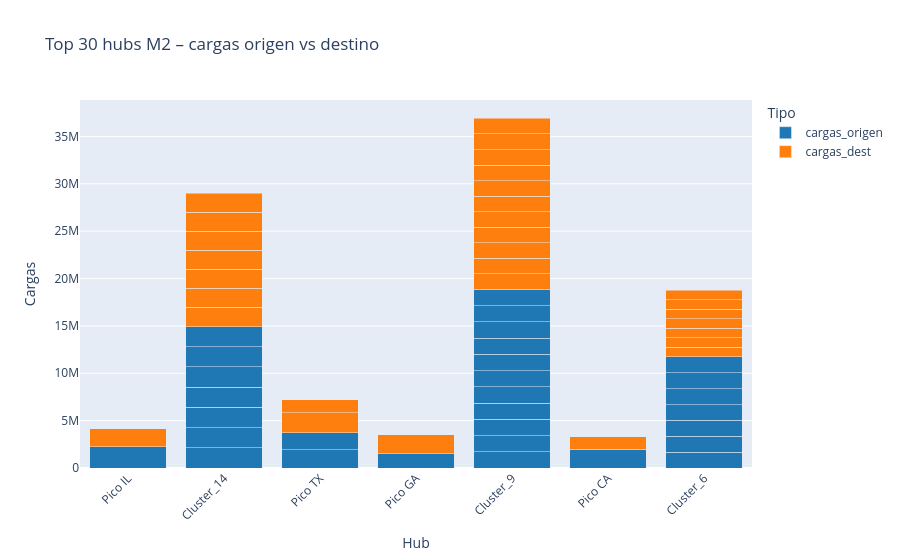

This figure's notebook cell:
### Code cell
top30 = hub_stats.sort_values('total_cargas', ascending=False).head(30)
fig = px.bar(
    top30, x='hub_name', y=['cargas_origen', 'cargas_dest'],
    color_discrete_map={'cargas_origen': '#1f77b4', 'cargas_dest': '#ff7f0e'},
    title='Top 30 hubs M2 – cargas origen vs destino',
    labels={'value': 'Cargas', 'variable': 'Tipo', 'hub_name': 'Hub'},
    barmode='stack'
)
fig.update_layout(xaxis_tickangle=-45)
fig.show()

### Figure 1 — Plotly figure (JSON) as saved in the notebook; plotly's stock layout.template omitted (floating-point values rounded to 4 significant figures)
{"data": [{"hovertemplate": "Tipo=cargas_origen<br>Hub=%{x}<br>Cargas=%{y}<extra></extra>", "legendgroup": "cargas_origen", "marker": {"color": "#1f77b4", "pattern": {"shape": ""}}, "name": "cargas_origen", "orientation": "v", "showlegend": true, "textposition": "auto", "type": "bar", "x": ["Pico IL", "Cluster_14", "Cluster_14", "Cluster_14", "Cluster_14", "Cluster_14", "Cluster_14", "Cluster_14", "Pico TX", "Pico GA", "Cluster_9", "Cluster_9", "Cluster_9", "Cluster_9", "Cluster_9", "Cluster_9", "Cluster_9", "Cluster_9", "Cluster_9", "Cluster_9", "Cluster_9", "Pico CA", "Pico TX", "Cluster_6", "Cluster_6", "Cluster_6", "Cluster_6", "Cluster_6", "Cluster_6", "Cluster_6"], "xaxis": "x", "y": [2267607, 2133984, 2133984, 2133984, 2133984, 2133984, 2133984, 2133984, 1922585, 1526120, 1713221, 1713221, 1713221, 1713221, 1713221, 1713221, 1713221, 1713221, 1713221, 1713221, 1713221, 1962398, 1806893, 1675727, 1675727, 1675727, 1675727, 1675727, 1675727, 1675727], "yaxis": "y"}, {"hovertemplate": "Tipo=cargas_dest<br>Hub=%{x}<br>Cargas=%{y}<extra></extra>", "legendgroup": "cargas_dest", "marker": {"color": "#ff7f0e", "pattern": {"shape": ""}}, "name": "cargas_dest", "orientation": "v", "showlegend": true, "textposition": "auto", "type": "bar", "x": ["Pico IL", "Cluster_14", "Cluster_14", "Cluster_14", "Cluster_14", "Cluster_14", "Cluster_14", "Cluster_14", "Pico TX", "Pico GA", "Cluster_9", "Cluster_9", "Cluster_9", "Cluster_9", "Cluster_9", "Cluster_9", "Cluster_9", "Cluster_9", "Cluster_9", "Cluster_9", "Cluster_9", "Pico CA", "Pico TX", "Cluster_6", "Cluster_6", "Cluster_6", "Cluster_6", "Cluster_6", "Cluster_6", "Cluster_6"], "xaxis": "x", "y": [1893957, 2010542, 2010542, 2010542, 2010542, 2010542, 2010542, 2010542, 2092145, 1958210, 1641836, 1641836, 1641836, 1641836, 1641836, 1641836, 1641836, 1641836, 1641836, 1641836, 1641836, 1355802, 1363022, 1002478, 1002478, 1002478, 1002478, 1002478, 1002478, 1002478], "yaxis": "y"}], "layout": {"barmode": "stack", "legend": {"title": {"text": "Tipo"}, "tracegroupgap": 0}, "title": {"text": "Top 30 hubs M2 – cargas origen vs destino"}, "xaxis": {"anchor": "y", "domain": [0, 1], "tickangle": -45, "title": {"text": "Hub"}}, "yaxis": {"anchor": "x", "domain": [0, 1], "title": {"text": "Cargas"}}}}
